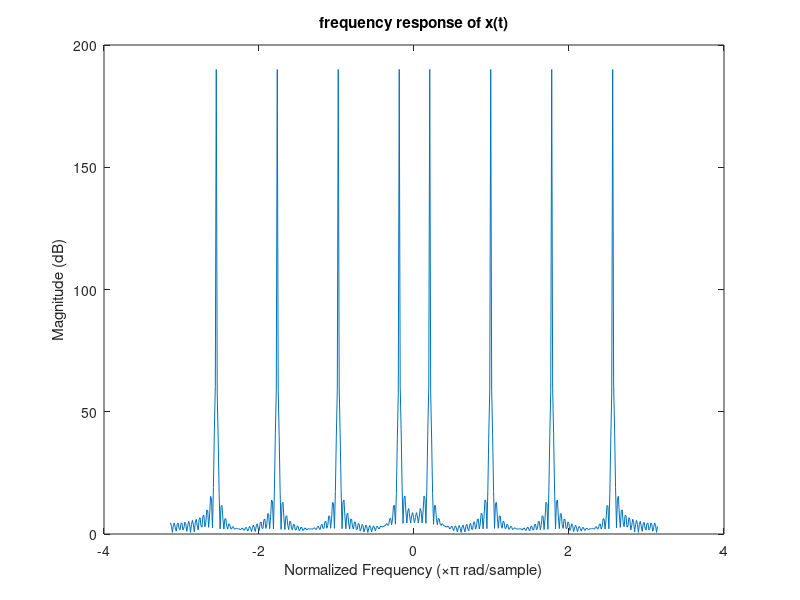

Here is the MATLAB script that generated this plot: (Note: this script raises an error after producing the figure.)
clear;
close all;
clc;
%% Question 5,a
t = 0: 1/2/pi: 60;
x1 = cos(2*pi/16*pi*t);
x2 = cos(2*5*pi/16*pi*t);
x3 = cos(2*9*pi/16*pi*t);
x4 = cos(2*13*pi/16*pi*t);

x = x1 + x2 + x3 + x4;

n = 512;
fs = 2*pi;
freq = linspace(-fs/2, fs/2, n);

xft=fft(x,n);
xft=fftshift(xft);
figure(1)

plot(freq,abs(xft))
xlabel('Normalized Frequency (\times\pi rad/sample)')
ylabel('Magnitude (dB)')
title('frequency response of x(t)')
%% Question 5,b & c
data = importdata('filters.xls');
data1=data.Sheet1;
data2=data.Sheet2;
pu=[2 0 1 0.5];
for i=1:4
    o1=filter(data1(i,:),1,x);
    o2=downsample(o1,4);
    o3=pu(i)*o2;
    o4=upsample(o3,4);
    o5=filter(data2(i,:),1,o4);
    y(i,:)=o5;
end
y=sum(y);
yft=fft(y,n);
yft=fftshift(yft);
figure(2)
plot(freq,abs(yft))
xlabel('Normalized Frequency (\times\pi rad/sample)')
ylabel('Magnitude (dB)')
title('frequency response of the filtered inputs')

